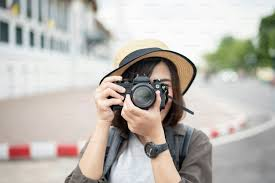
#> input picture day4/images.jpeg, 275 x 183 px, found by its file name
$ python index.py
#> lines starting #> are read from the running program, lines starting #| are printed output that depends on the picture; after the words box and inside, x2 and y2 are one past the last pixel; in counts of white or black regions, pixels touching at a corner belong together
import cv2
import matplotlib.pyplot as plt

img = cv2.imread("images.jpeg")
#> img is the input picture: shape (183, 275, 3); mean B, G, R 176.3, 182.8, 187.2

cv2.rectangle(img,(30,30),(100,100),(255,0,0),2)
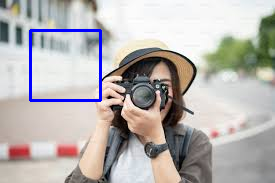
#> img: shape (183, 275, 3); 1.66% of pixels changed, all inside (x1, y1, x2, y2) = (29, 29, 102, 102)

plt.imshow(cv2.cvtColor(img,cv2.COLOR_BGR2RGB))
plt.axis("off")
plt.imsave("output.jpeg",img)
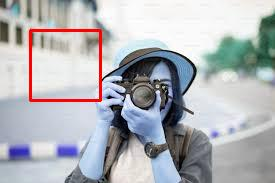
#> saved as output.jpeg: shape (183, 275, 3); mean R, G, B 177.1, 179.3, 183.8
cropped = img[50:550 , 100:400]
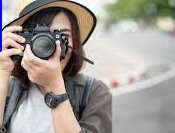
#> cropped: shape (133, 175, 3); mean B, G, R 147.1, 153.8, 159.9
print("cropped image", cropped.shape)
#| cropped image (133, 175, 3)
plt.show()
